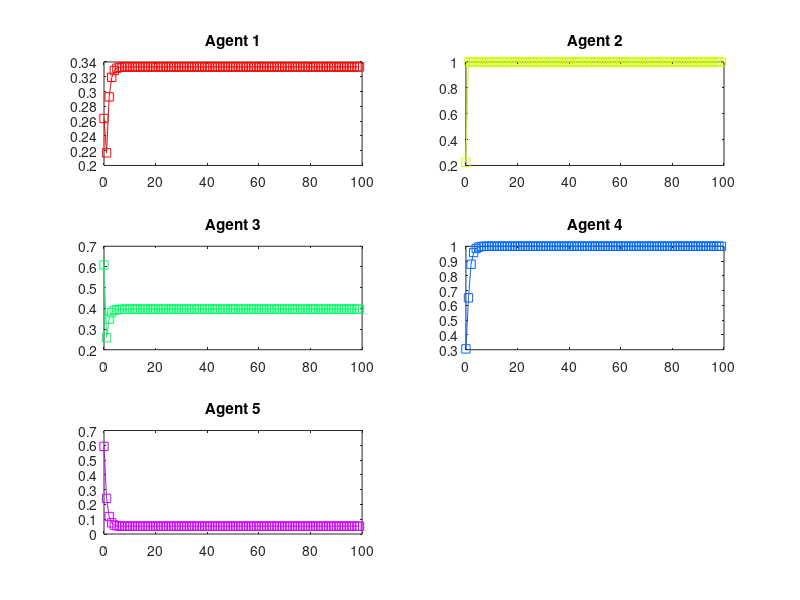

Here is the MATLAB script that generated this plot:

% INITIALIZATION

% global start time 
start_time = 1;

% global end time 
steps = 100;   

% step size
delta_t = 0.1; 

% update
update = 0.5;

% number of agents
number_agents = 5;

% Make a random field
state = zeros(number_agents,steps); 

% calculating chance by given an percentage for zero
chanceZero = 0.4;

% Initial Values
for agents = 1:number_agents
    state(agents,1) = rand(1);
end


% make aggimpact

aggimpact = double(number_agents);

% CREATE VARIABLE CONTAINING CONNECTION WEIGHTS FOR THE CONNECTIONS BETWEEN
% AGENTS

% calculating chance by given a percentagemore than zero
chanceRest = ((1-chanceZero)/9); 

%make a vector with random numbers given by number of agents
r=rand(number_agents); 

% make probability vector
prob=[chanceZero,chanceRest,chanceRest,chanceRest,chanceRest,chanceRest,chanceRest,chanceRest,chanceRest,chanceRest,chanceRest];
prob = cumsum(prob);
% values corresponding to the probabilities
value=[0,.1,.2,.3,.4,.5,.6,.7,.8,.9,1];   

% calculate weights
weights = arrayfun(@(z)(value(find(z<=prob,1,'first'))), r);
  

%CALCULATING STATES OF AGENTS

% initializing time
time = start_time + delta_t;

% finding the scalefactor without subtracting own value for an given agent
sumColumn = ((sum(weights,1)));

% find the overall sum of the given row without subtracting own value for an given agent
sumRow = ((sum(weights,2))); 


for agents = 1:number_agents
    % calculate the aggimpact (Sum from Row - own value)/ SumColumn - own value
   aggimpact(agents) = ((sumRow(agents) - weights(agents,agents))/(sumColumn(agents)-weights(agents,agents)));
end   

% calculating new states of agent
%initializing step
stateNumber = 2;
intermediate_state = zeros(number_agents);
intermediate_state(agents) = state(agents,1);
while start_time < steps 
    step = 1;
    
    while step <= 10 
        start_time = start_time + delta_t;
        for agents = 1:number_agents
            % update rule state(t+delta_t) = state(t)(update(aggimpact(choosen agent)delta_t
            % applying the update rule
            intermediate_state(agents) = intermediate_state(agents)+(update*aggimpact(agents)-intermediate_state(agents))*delta_t;  
        end
        % higher step
        step = step + 1;
       
    end
    
    for agents = 1:number_agents
        % When the state of a agent is bigger than 1,make the state 1.
        if intermediate_state(agents) > 1
            intermediate_state(agents) = 1;
        end
            
         state(agents,stateNumber) = intermediate_state(agents);

    end
    
    stateNumber = stateNumber + 1;
end

% MAKE A PLOT

% make a output Variable
output = zeros(number_agents,steps);

% make for every agent another color for the plot
cmap = hsv(number_agents);

% Setting Stepsize for every point on plot
x = 0:1:steps-1;

% printing a plot with the states


% convert given states to an output
for i=1:number_agents
    for t = 1:steps
    eval(sprintf('output_a%d(%d) = state(%d,%d)', i,t,i,t));
    end
end

% finally print plot
hold on;
for output= 1:number_agents
    subplot(3,2,output);
    eval(sprintf('plot(x,output_a%d,''-s'',''Color'',cmap(output,:))',output)); 
    eval(sprintf('title(''Agent %d'')',output));
end
hold off;
